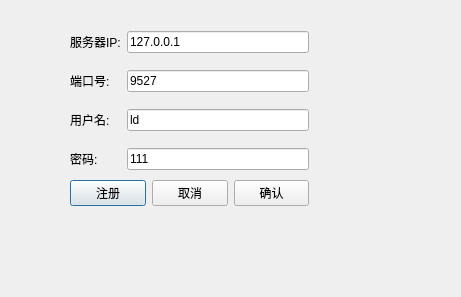
<?xml version="1.0" encoding="UTF-8"?>
<ui version="4.0">
 <class>loginDialog</class>
 <widget class="QDialog" name="loginDialog">
  <property name="geometry">
   <rect>
    <x>0</x>
    <y>0</y>
    <width>461</width>
    <height>297</height>
   </rect>
  </property>
  <property name="windowTitle">
   <string>Dialog</string>
  </property>
  <widget class="QWidget" name="formLayoutWidget">
   <property name="geometry">
    <rect>
     <x>70</x>
     <y>20</y>
     <width>239</width>
     <height>161</height>
    </rect>
   </property>
   <layout class="QGridLayout" name="gridLayout">
    <item row="0" column="1">
     <widget class="QLineEdit" name="ipLine">
      <property name="text">
       <string>127.0.0.1</string>
      </property>
     </widget>
    </item>
    <item row="1" column="1">
     <widget class="QLineEdit" name="portLine">
      <property name="text">
       <string>9527</string>
      </property>
     </widget>
    </item>
    <item row="2" column="0">
     <widget class="QLabel" name="label_3">
      <property name="text">
       <string>用户名:</string>
      </property>
     </widget>
    </item>
    <item row="2" column="1">
     <widget class="QLineEdit" name="uNameLine">
      <property name="text">
       <string>ld</string>
      </property>
     </widget>
    </item>
    <item row="0" column="0">
     <widget class="QLabel" name="label">
      <property name="text">
       <string>服务器IP:</string>
      </property>
     </widget>
    </item>
    <item row="3" column="0">
     <widget class="QLabel" name="label_4">
      <property name="text">
       <string>密码:</string>
      </property>
     </widget>
    </item>
    <item row="3" column="1">
     <widget class="QLineEdit" name="pwdLine">
      <property name="text">
       <string>111</string>
      </property>
     </widget>
    </item>
    <item row="1" column="0">
     <widget class="QLabel" name="label_2">
      <property name="text">
       <string>端口号:</string>
      </property>
     </widget>
    </item>
   </layout>
  </widget>
  <widget class="QWidget" name="layoutWidget">
   <property name="geometry">
    <rect>
     <x>70</x>
     <y>180</y>
     <width>239</width>
     <height>26</height>
    </rect>
   </property>
   <layout class="QHBoxLayout" name="horizontalLayout">
    <item>
     <widget class="QPushButton" name="registerBtn">
      <property name="text">
       <string>注册</string>
      </property>
     </widget>
    </item>
    <item>
     <widget class="QPushButton" name="cancelBtn">
      <property name="text">
       <string>取消</string>
      </property>
     </widget>
    </item>
    <item>
     <widget class="QPushButton" name="confirmBtn">
      <property name="text">
       <string>确认</string>
      </property>
     </widget>
    </item>
   </layout>
  </widget>
 </widget>
 <resources/>
 <connections/>
</ui>
